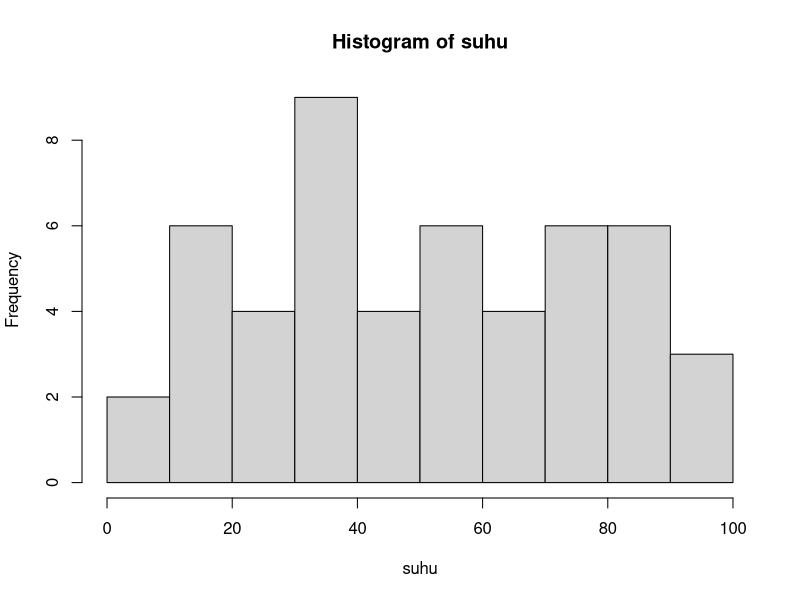
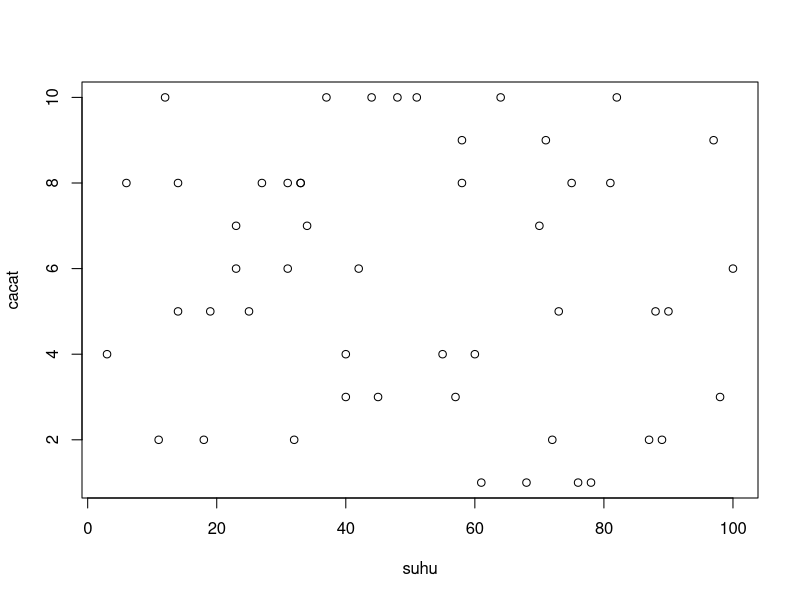

Here is the R script that generated these plots, in order:
## ---- chunk 1
knitr::opts_chunk$set(echo = TRUE)
## ---- chunk 2
#define variabel
a=7
b<-3
a+b
c=a+b
kalimat='saya suka pergi ke pasar' #jika variabelnya berupa text
## ---- chunk 3
#define array atau vector
tes_vector=c(1,3,6,5,4,7)
a=c(1:10) #contoh generating sequence
a=seq(1,10,0.5) #contoh generating sequence by 0.5
sample(100,5,replace=F) #generating random number
kalimat = 'saya biasa pergi ke kantor setiap jam 7 pagi'
pecah.kata=strsplit(kalimat,' ') #pecah kalimat menjadi kata dan mengubahnya menjadi array
## ---- chunk 4
length(a)
a[2]
summary(a)
## ---- chunk 5
a+3
a*6
## ---- chunk 6
#TRUE or FALSE
1==2
ifelse(1+2==3,'anda benar','anda salah')
ifelse(1+2!=3,'anda benar','anda salah')
ifelse(1+2<=3,'anda benar','anda salah')
ifelse(1+2>=3,'anda benar','anda salah')
ifelse(1+2<3,'anda benar','anda salah')
ifelse(1+2>3,'anda benar','anda salah')
## ---- chunk 7
nomor=c(1:100)
nomor_2=seq(10,20,.2)
## ---- chunk 8
nomor=c(1:100)
nama.toko=paste('toko',nomor,sep='-')
## ---- chunk 9
print(nomor)
## ---- chunk 10
suhu=sample(100,50,replace=T)
cacat=sample(10,50,replace=T)
hist(suhu)

cor(suhu,cacat) #korelasi antara suhu dan cacat
plot(suhu,cacat)
## ---- chunk 11
data=data.frame(suhu,cacat)
data
## ---- chunk 12
str(data)
summary(data)
length(data)
head(data,5) #menampilkan data 5 teratas
tail(data,5) #menampilkan data 5 terbawah
#View(data) --> untuk melihat data
data[1]
data[,1]
data[2]
data[,2]

data[1,1] #melihat data di posisi row,column
data[1,2] #melihat data di posisi row,column
data[1,1]=NA #menghapus data di posisi row,column

data$suhu
data$cacat
data[-1]

is.na(data) #melihat ada yang kosong
!is.na(data) #melihat pasti terisi

data.baru = data[complete.cases(data), ] #jika mau menghapus baris2 yang ada NA nya! 
data.baru

ifelse(data$suhu<50,NA,data$suhu) #menghapus data suhu yang aneh (di bawah 50'C)
cor(data.baru$suhu,data.baru$cacat) #hitung korelasi baru

#sorting data
data.baru[order(data.baru$suhu),] #descending
data.baru[order(-data.baru$suhu),] #ascending
## ---- chunk 13
rm(list=ls()) #digunakan untuk membersihkan global data environment

#set working directory
#setwd('D:/Project_R/Belajar R/sharing session')
